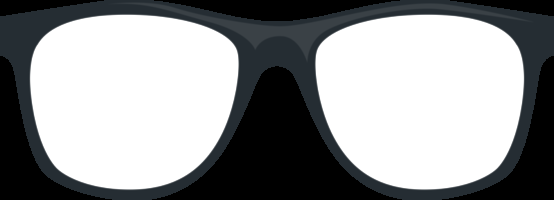
#> input picture 3_filtroLentes/lentes.png, 554 x 200 px, found by its file name
$ python 3_filtroLentes.py
#> lines starting #> are read from the running program, lines starting #| are printed output that depends on the picture; after the words box and inside, x2 and y2 are one past the last pixel; in counts of white or black regions, pixels touching at a corner belong together
import cv2

face_cascade = cv2.CascadeClassifier(cv2.data.haarcascades + 'haarcascade_frontalface_default.xml')
eye_cascade = cv2.CascadeClassifier(cv2.data.haarcascades + 'haarcascade_eye.xml')
cap = cv2.VideoCapture(1)

glasses = cv2.imread("3_filtroLentes\lentes.png", cv2.IMREAD_UNCHANGED)
#> glasses is the input picture: shape (200, 554, 4); mean B, G, R, A 150.4, 149.1, 147.4, 100.4
if glasses is None:
    print("Error: No se pudo cargar la imagen de lentes. Revisa la ruta.")
    exit()

while True:
    ret, frame = cap.read()
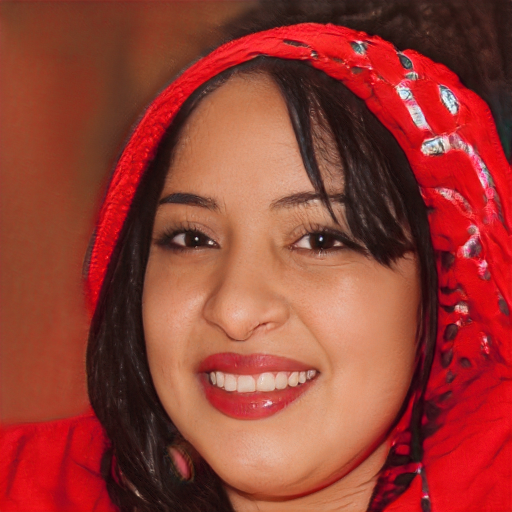
#> input picture input/1.jpeg, 1024 x 1024 px, given in place of the camera (shown at 1/2 size)
#> frame is the input picture: shape (1024, 1024, 3); mean B, G, R 51.2, 62.2, 150.5
    if not ret:
        break
    frame = cv2.flip(frame, 1)
    gray = cv2.cvtColor(frame, cv2.COLOR_BGR2GRAY)
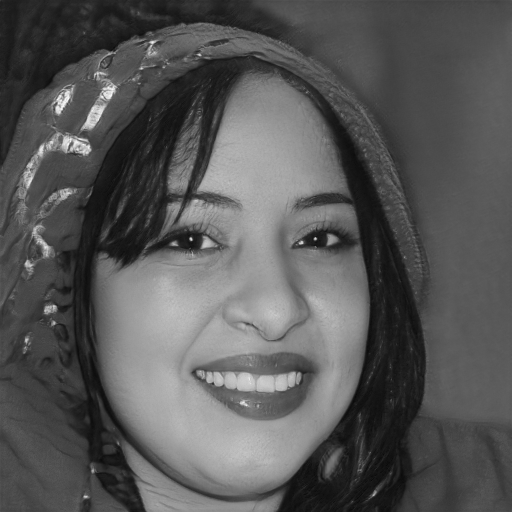
#> gray: shape (1024, 1024) (shown at 1/2 size); min 3, max 254, mean 87.4
    faces = face_cascade.detectMultiScale(gray, 1.3, 5)
#> faces = [[193, 273, 643, 643]]

    for (x, y, w, h) in faces:
        roi_gray = gray[y:y+h, x:x+w]
        roi_color = frame[y:y+h, x:x+w]
        eyes = eye_cascade.detectMultiScale(roi_gray)
        if len(eyes) >= 2:
            ex1, ey1, ew1, eh1 = eyes[0]
            ex2, ey2, ew2, eh2 = eyes[1]
            x1 = max(min(ex1, ex2) - 30, 0)
            x2 = min(max(ex1+ew1, ex2+ew2) + 30, w)
            y1 = max(min(ey1, ey2) + 20, 0)
            y2 = min(max(ey1+eh1, ey2+eh2) + 30, h)
            glasses_width = x2 - x1
            glasses_height = int(glasses.shape[0] * (glasses_width / glasses.shape[1]))
            resized_glasses = cv2.resize(glasses, (glasses_width, glasses_height))
            y_offset = y1
            x_offset = x1
            for c in range(0,3):
                alpha = resized_glasses[:,:,3] / 255.0
                for i in range(glasses_height):
                    for j in range(glasses_width):
                        if 0 <= y_offset+i < h and 0 <= x_offset+j < w:
                            roi_color[y_offset+i, x_offset+j, c] = \
                                alpha[i,j]*resized_glasses[i,j,c] + \
                                (1-alpha[i,j])*roi_color[y_offset+i, x_offset+j, c]
#> this loop made 1 pass
#> (x, y, w, h, ex1, ey1, ew1, eh1) on pass 1: (193, 273, 643, 643, 263, 347, 66, 66)
#> pass 1, `roi_gray = gray[y:y+h, x:x+w]`:
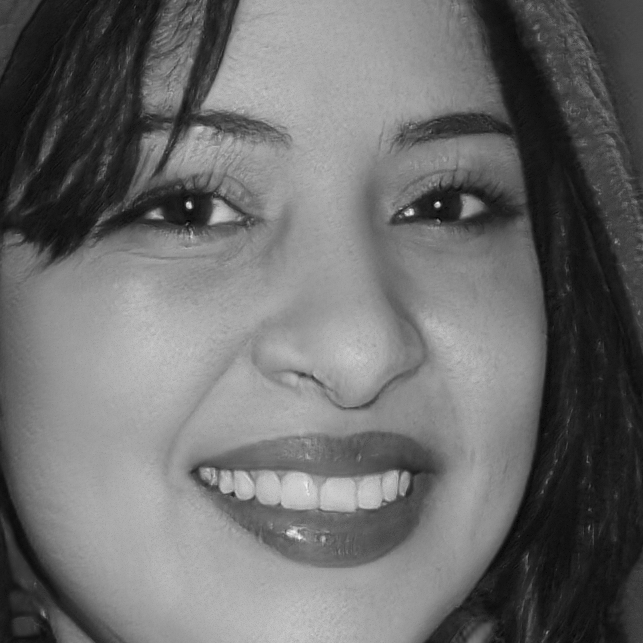
#> roi_gray: shape (643, 643); min 3, max 243, mean 108.1
#> pass 1, `roi_color = frame[y:y+h, x:x+w]`:
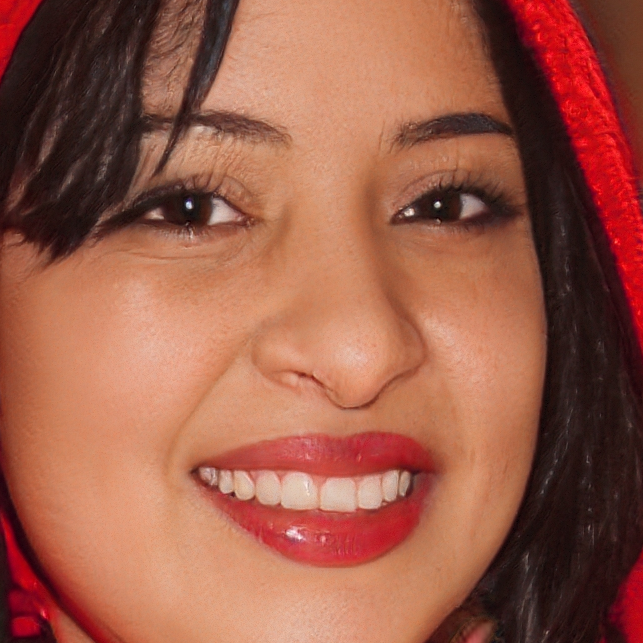
#> roi_color: shape (643, 643, 3); mean B, G, R 72.2, 91.2, 155
#> pass 1, `resized_glasses = cv2.resize(glasses, (glasses_width, glasses_height))`:
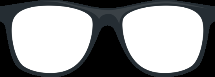
#> resized_glasses: shape (77, 215, 4); mean B, G, R, A 150.3, 149.1, 147.4, 100.4
#> after the loop:
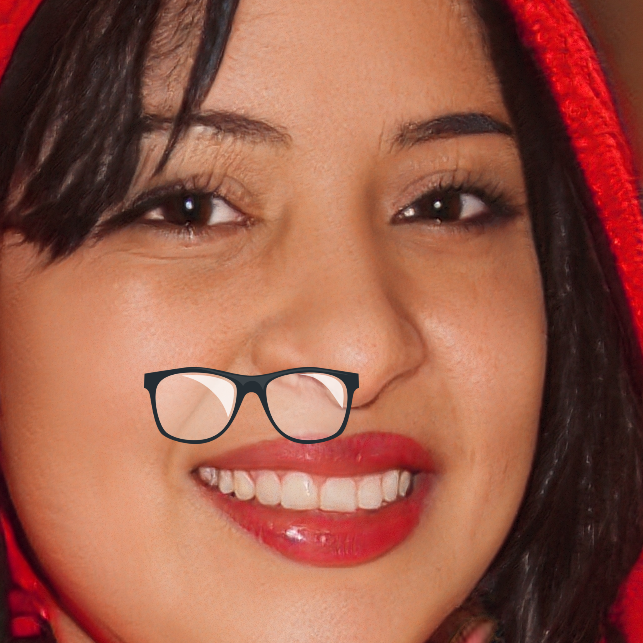
#> roi_color: shape (643, 643, 3); 3.06% of pixels changed, all inside (x1, y1, x2, y2) = (144, 367, 359, 444)
    cv2.imshow("Filtro de gafas - OpenCV", frame)
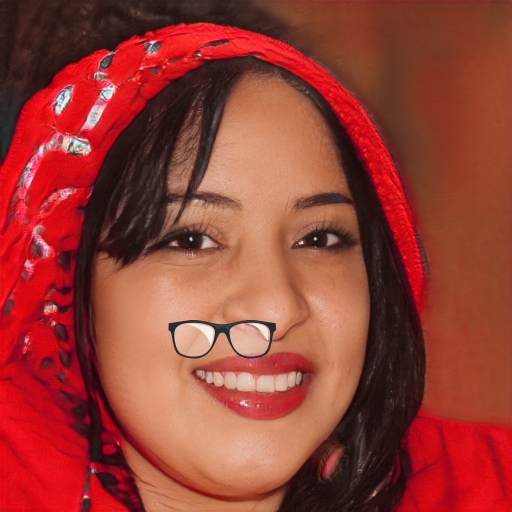
#> window 'Filtro de gafas - OpenCV': shape (1024, 1024, 3) (shown at 1/2 size); mean B, G, R 51.5, 62.3, 150
    if cv2.waitKey(1) & 0xFF == 27:
#> (key Esc is pressed here)
        break

cap.release()
cv2.destroyAllWindows()
